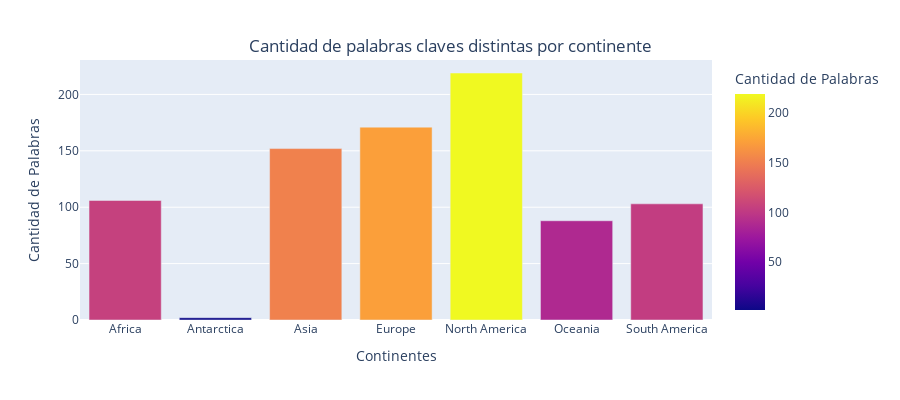

This figure's notebook cell:
### Code cell
import plotly.express as px

fig = px.bar(df_distinctWordByContinent, x='Continente', y='keyword',
             hover_data=['keyword'], color='keyword',
             labels={'Continente':'Continentes','keyword':'Cantidad de Palabras'}, height=400)
fig.update_layout(
    title={
        'text': "Cantidad de palabras claves distintas por continente",
        'y':0.9,
        'x':0.5,
        'xanchor': 'center',
        'yanchor': 'top'})
fig.show()

### Figure 1 — Plotly figure (JSON) as saved in the notebook; plotly's stock layout.template omitted (floating-point values rounded to 4 significant figures)
{"data": [{"alignmentgroup": "True", "customdata": [[106], [2], [152], [171], [219], [88], [103]], "hovertemplate": "Continentes=%{x}<br>Cantidad de Palabras=%{marker.color}<extra></extra>", "legendgroup": "", "marker": {"color": [106, 2, 152, 171, 219, 88, 103], "coloraxis": "coloraxis"}, "name": "", "offsetgroup": "", "orientation": "v", "showlegend": false, "textposition": "auto", "type": "bar", "x": ["Africa", "Antarctica", "Asia", "Europe", "North America", "Oceania", "South America"], "xaxis": "x", "y": [106, 2, 152, 171, 219, 88, 103], "yaxis": "y"}], "layout": {"barmode": "relative", "coloraxis": {"colorbar": {"title": {"text": "Cantidad de Palabras"}}, "colorscale": [[0, "#0d0887"], [0.1111, "#46039f"], [0.2222, "#7201a8"], [0.3333, "#9c179e"], [0.4444, "#bd3786"], [0.5556, "#d8576b"], [0.6667, "#ed7953"], [0.7778, "#fb9f3a"], [0.8889, "#fdca26"], [1, "#f0f921"]]}, "height": 400, "legend": {"tracegroupgap": 0}, "margin": {"t": 60}, "title": {"text": "Cantidad de palabras claves distintas por continente", "x": 0.5, "xanchor": "center", "y": 0.9, "yanchor": "top"}, "xaxis": {"anchor": "y", "domain": [0, 1], "title": {"text": "Continentes"}}, "yaxis": {"anchor": "x", "domain": [0, 1], "title": {"text": "Cantidad de Palabras"}}}}
